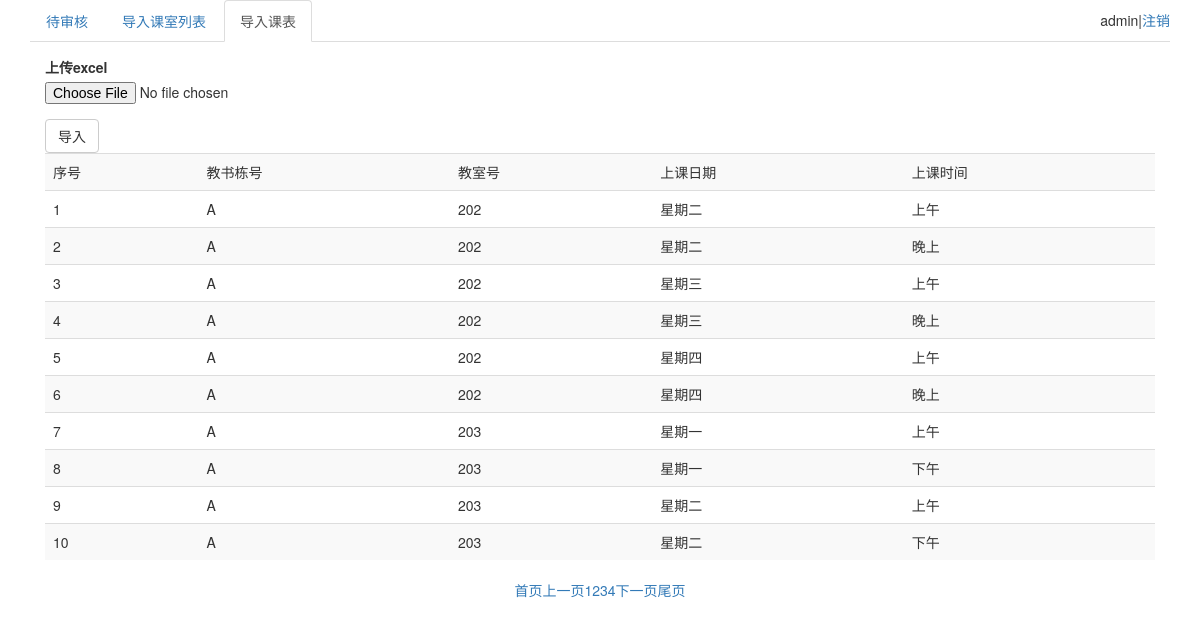
The app's page /admin/course.php?page=2 (signed in) with its own data.
### tables this page shows
CREATE TABLE `course` (
  `class_id` int(11) NOT NULL,
  `week` varchar(1) NOT NULL COMMENT '星期',
  `time` varchar(16) NOT NULL COMMENT '时间:时间，上午，下午，晚上',
  PRIMARY KEY (`class_id`,`week`,`time`)
);

CREATE TABLE `class` (
  `id` int(11) NOT NULL AUTO_INCREMENT,
  `building` varchar(2) NOT NULL COMMENT '栋',
  `room` varchar(3) NOT NULL COMMENT '课室号',
  `size` tinyint(1) NOT NULL COMMENT '容纳人数,1:50人，2：100人，3：150人',
  `type` tinyint(1) NOT NULL COMMENT '1:实验室，2：课室',
  `usage` varchar(16) NOT NULL,
  PRIMARY KEY (`id`)
);

### Mysql.class.php (called while the page is built, shortened)
<?php
class Mysql {
    public function query($sql) {
        $re = mysql_query($sql) or die(mysql_error());
        return $re;
    }
    public function getAll($sql) {
        $list = array();
        $rs = $this->query($sql);
        while($row = mysql_fetch_assoc($rs)) {
            $list[] = $row;
        }
        return $list;
    }
    public function getRow($sql) {
        $rs = $this->query($sql);
        return mysql_fetch_assoc($rs);
    }
}

### Page.class.php (called while the page is built, shortened)
<?php
class Page{
    private $pageNum;
    private $result;
    public function __construct($Mysql,$all,$perpage,$eachPage){
        $arr = $Mysql->getRow($all);
        $this->totalPageNum = $arr['total_num'];
        $this->pageNum = ceil($this->totalPageNum / $perpage);
        $this->result = $class = $Mysql->getAll($eachPage);
    }
    public function getPage(){
        return array(
            "result" => $this->result,
            "pageNum" => $this->pageNum
        );
    }
}

### admin/course.php (the view, shortened to what this page needs)
<!DOCTYPE html>
<?php
if(!(isset($_SESSION['admin']) && !empty($_SESSION['admin']))){
    header('location:login.html');
    exit;
}else{
    include "../Mysql.class.php";
    $Mysql = new Mysql();
}
?>
<html>
<head lang="en">
    <link rel="stylesheet" href="../css/bootstrap.min.css"/>
    <link rel="stylesheet" href="../css/management.css"/>
</head>
<body>
<div class="container">
    <div>
        <ul class="nav nav-tabs">
            <li role="presentation"><a href="management.php">待审核</a></li>
            <li role="presentation" ><a href="classList.php">导入课室列表</a></li>
            <li role="presentation"  class="active"><a href="course.php">导入课表</a></li>
            <li class="user">
                <?php echo $_SESSION['admin']; ?>|<span><a href="loginout.php">注销</a></span>
            </li>
        </ul>
    </div>
    <div class="modal-body">
        <form action="doCourse.php" method="post" enctype="multipart/form-data">
            <div class="form-group">
                <label for="exampleInputFile">上传excel</label>
                <input type="file" name="file" id="exampleInputFile">
            </div>
            <button type="submit" class="btn btn-default">导入</button>
        </form>
        <table class="table table-hover table-striped">
            <tr>
                <td>序号</td>
                <td>教书栋号</td>
                <td>教室号</td>
                <td>上课日期</td>
                <td>上课时间</td>
            </tr>
            <?php
            include "../Page.class.php";
            $all = "select count(class_id) as total_num from course";
            $perpage = 10;
            if (isset($_GET['page']) && !empty($_GET['page'])) {
                $curPage = $_GET['page'];
                $page = ($_GET['page'] - 1) * $perpage;
            } else {
                $page = $curPage = 0;
            }
            $eachPage = "select * from course join class on course.class_id = class.id order by class_id asc limit " . $page . "," . $perpage;
            $Page = new Page($Mysql,$all,$perpage,$eachPage);
            $pageList = $Page->getPage();
            $i = 1;
            foreach ($pageList['result'] as $v) {
                echo "<tr>";
                echo "<td>" . $i++ . "</td>";
                echo "<td>" . $v['building'] . "</td>";
                echo "<td>" . $v['room'] . "</td>";
                echo "<td>";
                    switch($v['week']){
                        case 1: echo "星期一";break;
                        case 2: echo "星期二";break;
                        case 3: echo "星期三";break;
                        case 4: echo "星期四";break;
                    }
                echo "</td>";
                echo "<td>" . $v['time'] . "</td>";
                echo "</tr>";
            }
            ?>
        </table>
        <?php
        echo "<div class='page'>";
        echo "<a href='course.php?page=1'>首页</a>";
        if ($curPage != 1 && $curPage != 0) {
            echo "<a href='course.php?page=" . ($curPage - 1) . "'>上一页</a>";
        }
        for ($i = ($curPage - 2) <= 0 ? 1 : ($curPage - 2); $i <= (($curPage+2) >= $pageList['pageNum'] ? $pageList['pageNum'] : ($curPage+2)); $i++) {
            echo "<a href='course.php?page=" . $i . "'>" . $i . "</a>";
        }
        if ($curPage != $pageList['pageNum']) {
            echo "<a href='course.php?page=" . ($curPage + 1) . "'>下一页</a>";
        }
        echo "<a href='course.php?page=" . $pageList['pageNum'] . "'>尾页</a>";
        echo "</div>";
        ?>
    </div>
</div>
</body>
</html>

### admin/course.php (style rules this page uses)
.nav .user { line-height: 40px; float: right; }
.nav .user span { cursor: pointer; }
.page { text-align: center; }

### records on screen
course: class.building "A", class.room "202", week "星期二", time "上午"
course: class.building "A", class.room "202", week "星期二", time "晚上"
course: class.building "A", class.room "202", week "星期三", time "上午"
course: class.building "A", class.room "202", week "星期三", time "晚上"
course: class.building "A", class.room "202", week "星期四", time "上午"
course: class.building "A", class.room "202", week "星期四", time "晚上"
course: class.building "A", class.room "203", week "星期一", time "上午"
course: class.building "A", class.room "203", week "星期一", time "下午"
course: class.building "A", class.room "203", week "星期二", time "上午"
course: class.building "A", class.room "203", week "星期二", time "下午"

### other values on screen
$_SESSION['admin'] "admin"
